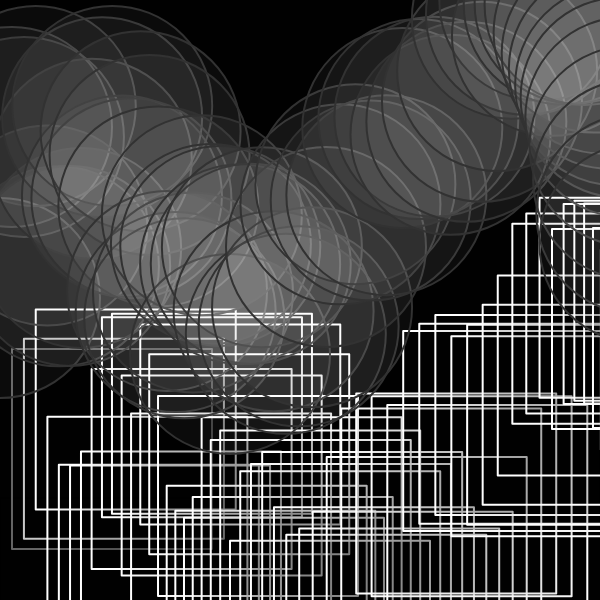
Frame 1 (no input)
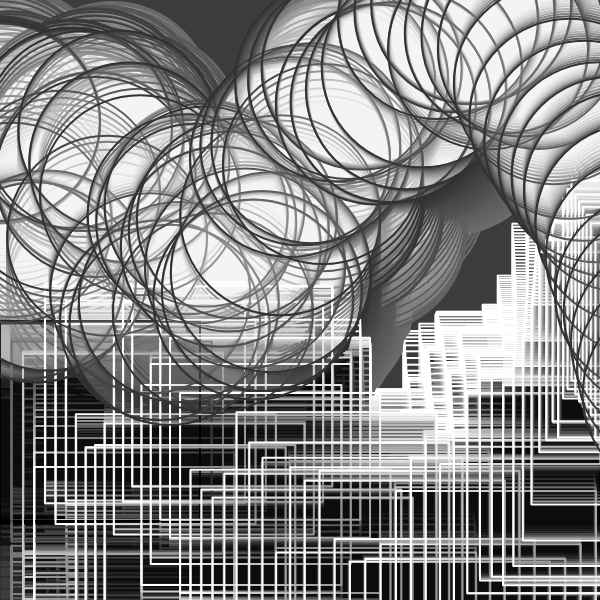
Frame 60 (no input)
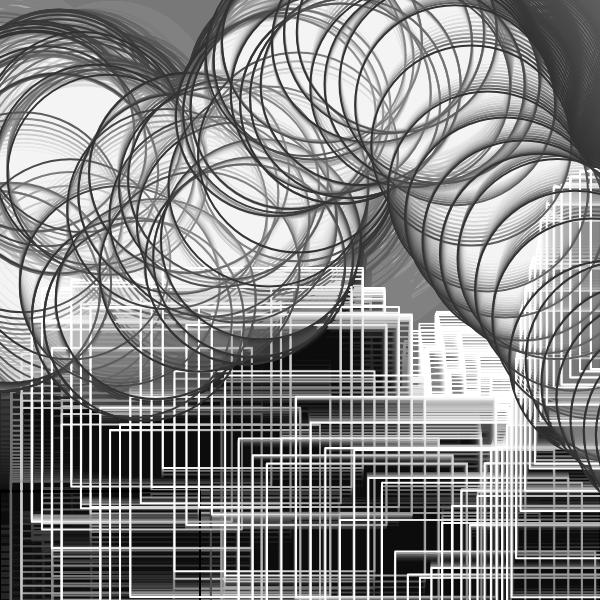
Frame 120 (the mouse pressed at the canvas centre since frame 60)

The p5.js sketch that drew these frames (run headless with seeded random() and noise() and a simulated clock; from frame 60 on, the mouse is pressed at the canvas centre):

// p5.js sketch
// ── sketch.js
/*
ref.
A trick to get looping curves with lerp and delay
https://necessarydisorder.wordpress.com/2018/03/31/a-trick-to-get-looping-curves-with-lerp-and-delay/
*/


const CYCLE = 480;
const VERT_NUM = 3000;
let DELAY_FACTOR = 1.3;


function setup() {

    const s = min(windowWidth , windowHeight);
  createCanvas(s,s); 
  w = 600;
  var canvas;
    if(windowWidth>=600 && windowHeight >=600){
      canvas = createCanvas(600, 600);
    }
    else{
      canvas = createCanvas(windowWidth, windowHeight - 100);
    }

  var x = (windowWidth - width) / 2;
  var y = (windowHeight - height) / 2;

  canvas.position(x, y);
  background(0);
  noStroke();



}

function x1(t){
  return  (cos(TAU * t) - 1) * height * 0.0;
}
function y1(t){
  return 0.5 * width + width * (noise(sin(TAU * t) * 2) - 0.5);
}
 
function x2(t){
  return (cos(TAU * t) + 1) * width * 0.1 + width;
}
function y2(t){
  return 0.5 * width - 0.4 * width * cos(TAU * t);
  
}
 

function draw(){
  
  const frameRatio = frameCount % CYCLE / CYCLE;
  
  const w = 50;
  strokeJoin(ROUND);
  noFill();
  background(200, 1);


  strokeWeight(2);

  for(let i=0;i< VERT_NUM; i+=50){
    stroke(i*2);
  fill(0, 10)

    const vertRatio = (i / VERT_NUM) % 1;
    let x = lerp(x1(frameRatio - DELAY_FACTOR * vertRatio*10), x2(frameRatio - DELAY_FACTOR * (20 - vertRatio)), vertRatio);
    let y = lerp(y1(frameRatio - DELAY_FACTOR * vertRatio * 2), y2(frameRatio - DELAY_FACTOR * ( vertRatio)), vertRatio);
    rect(x, y + 100, 200, 200);

  }


  for(let i=0;i< VERT_NUM; i+=50){
    stroke(50);
  fill(255, 10)

    const vertRatio = (i / VERT_NUM) % 1;
    let x = lerp(x1(frameRatio - DELAY_FACTOR * vertRatio), x2(frameRatio - DELAY_FACTOR * (vertRatio)), vertRatio);
    let y = lerp(y1(frameRatio - DELAY_FACTOR * vertRatio*-2), y2(frameRatio - DELAY_FACTOR * (500 - vertRatio)), vertRatio);
    ellipse(x, y - 100, 200, 200);

  }
}


function createCols(_url) {
  let slash_index = _url.lastIndexOf('/');
  let pallate_str = _url.slice(slash_index + 1);
  let arr = pallate_str.split('-');
  for (let i = 0; i < arr.length; i++) {
    arr[i] = '#' + arr[i];
  }
  return arr;
}
